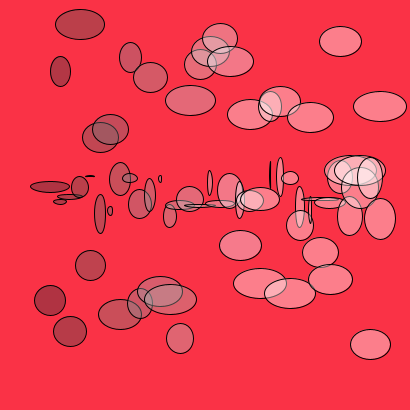
Frame 1 (no input)
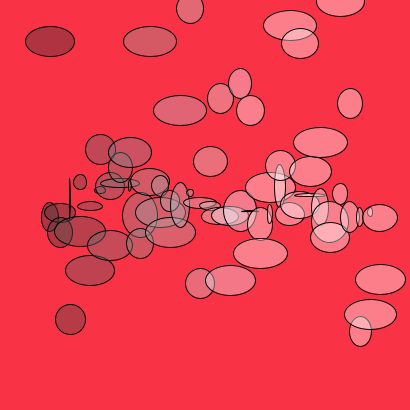
Frame 60 (the mouse pressed at the canvas centre just before this capture)
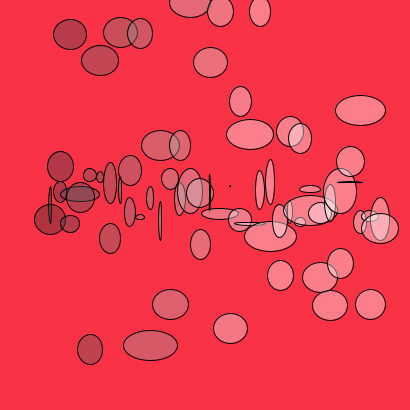
Frame 120 (the mouse held since frame 60 and released just before this capture)

The Processing sketch that drew these frames (run headless with seeded random() and noise(); from frame 60 on, the mouse is pressed at the canvas centre):

// Processing sketch: processing_60801
// ── processing_60801.pde


int x=5;
int y=20;
void setup (){
  size (410,410);
  smooth();
  frameRate (10);
}


void ellipseSpaz (int x, int y){
  for (int j=100;j>50;j=j+1);
    ellipse (x,y,30,30);
    fill (210,80,random(40));
    
}

void draw(){
   background (250,50,70,110);
    for (int z=50; z<390; z=z+10) {
      fill (z,z+x, int(random(15))+z,95);
    ellipse (z,175+ int(random(50)), (random(40)), (random (45)));
    ellipse (z, int(random(350)),20+int(random(35)), 30);
  }

  }
